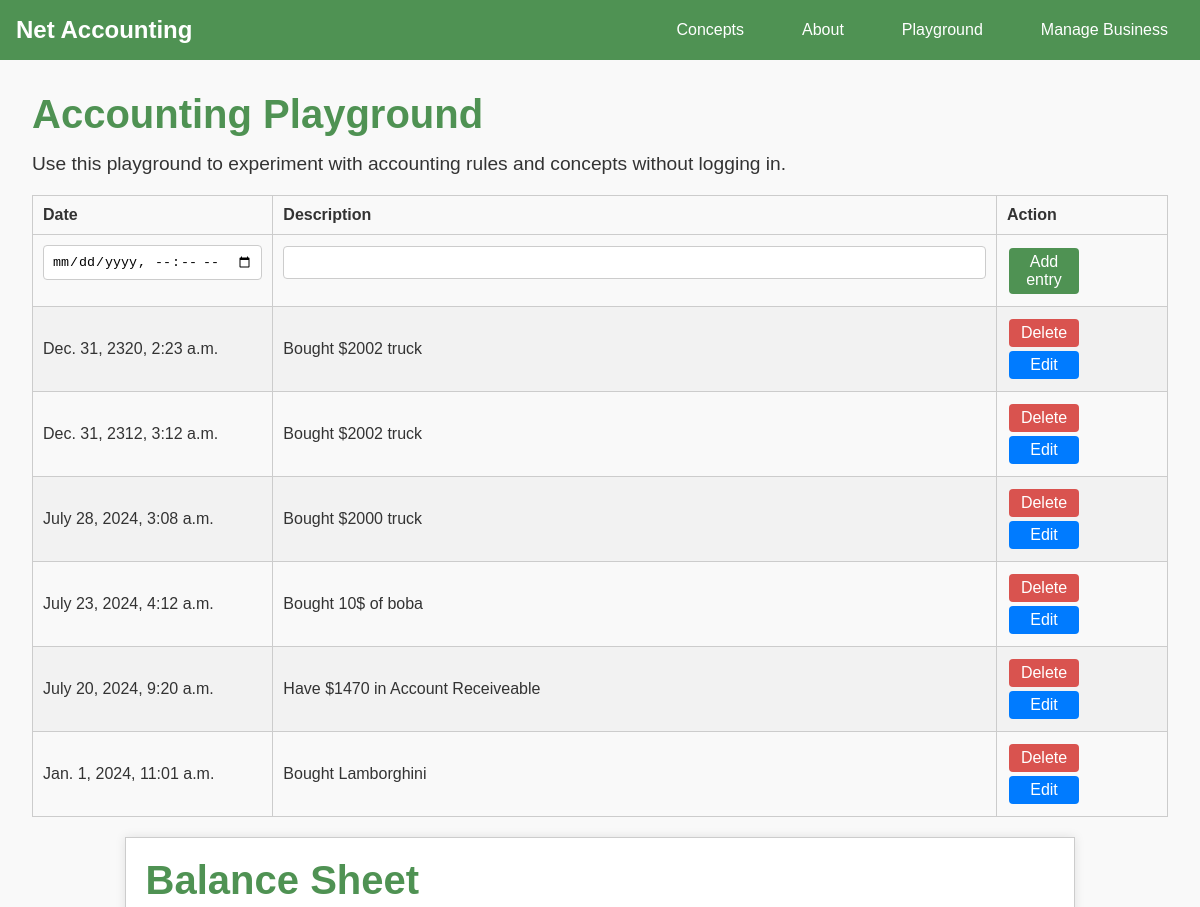
The app's page /accounting/playground/ (upper part), older data.
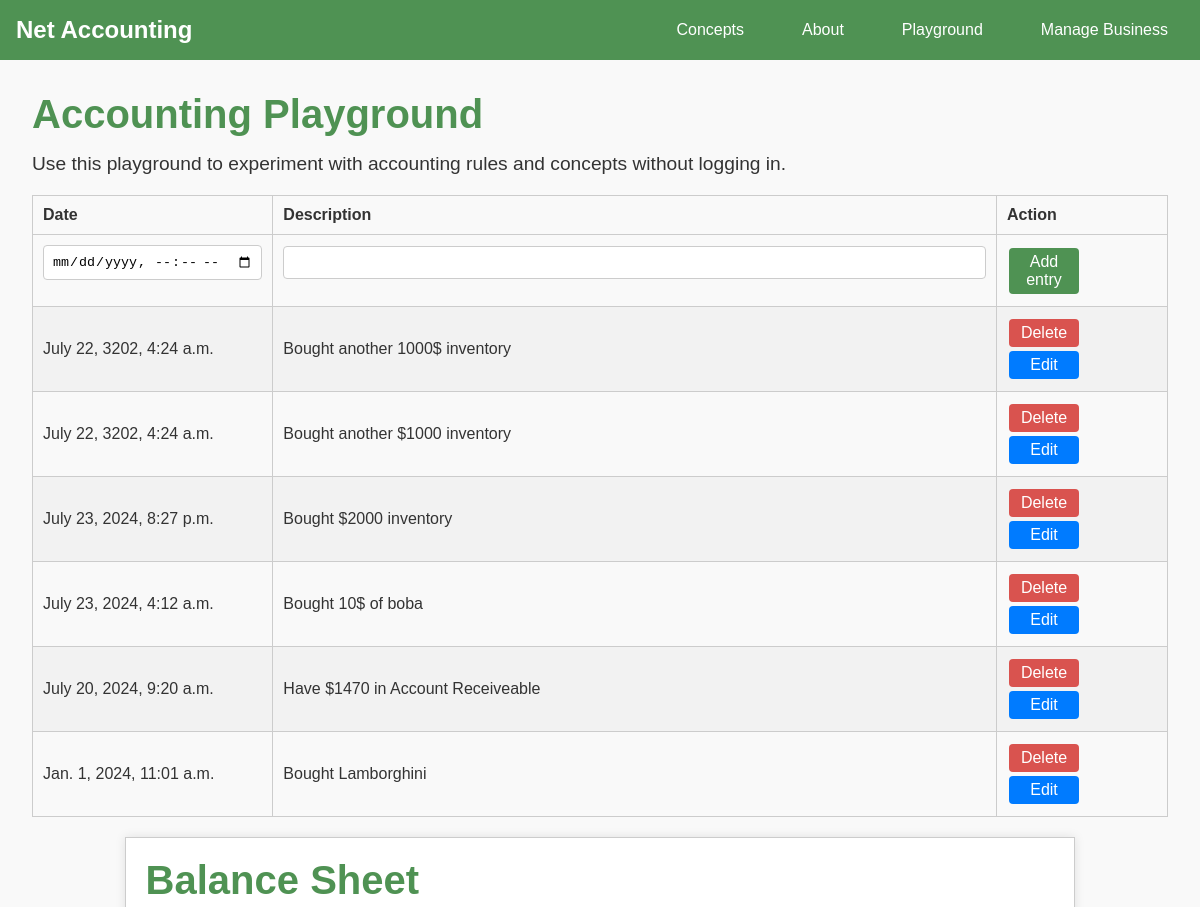
The same page, newer data.
### accounting/models.py (models this page shows, shortened)
class JournalEntry(models.Model):
    user = models.ForeignKey(User, on_delete=models.CASCADE, null=True)
    entry_date = models.DateTimeField()
    description = models.CharField(max_length=250)
    create_at = models.DateTimeField(auto_now_add=True)

### accounting/views.py (the view, shortened to what this page needs)
# urls.py: path('playground/', views.show_playground_page, name='playground'),
def show_playground_page(request):
    playground_id = 2
    curr_user = get_object_or_404(User, id=playground_id)
    form = JournalEntryForm()
    entries = None
    try:
        entries = get_data_utils.get_entries(playground_id)
    except JournalEntry.DoesNotExist:
        raise Http404("No entries")
    balance_sheet = get_and_analyze_balance_sheet(business_id=playground_id)
    context = {
        "form": form,
        "entries": entries,
        "user": curr_user,
        "balance_sheet": balance_sheet
    }
    return render(request, "accounting/playground.html", context)

### accounting/forms.py
class JournalEntryForm(forms.ModelForm):
    entry_date = forms.DateTimeField(widget=forms.DateTimeInput(attrs={'type': 'datetime-local'}))
    class Meta:
        model = JournalEntry
        fields = ["entry_date", "description"]

### accounting/rules/balance_sheet.py (called while the page is built)
    def generate(self):
        print("getting")
        sub_entries = SubEntry.objects.filter(user_id=self.business_id)
        print(sub_entries)
        assert sub_entries is not None, "Is empty"
        for subentry in sub_entries:
            print(subentry)

### accounting/utils/get_data_utils.py (called while the page is built)
def get_entries(business_id: int):
    entries = JournalEntry.objects.filter(user_id=business_id).order_by("-entry_date")
    return entries

### accounting/views.py (called while the page is built)
def get_and_analyze_balance_sheet(business_id) -> BalanceSheet:
    balance_sheet = BalanceSheet(business_id=business_id, date="07-30-2024")
    balance_sheet.generate()
    return balance_sheet

### accounting/templates/accounting/playground.html (shortened to what this page needs)
{% extends 'accounting/index.html' %}
{% block content %}
<div class="content">
    <h1>Accounting Playground</h1>
    <p>Use this playground to experiment with accounting rules and concepts without logging in.</p>
    <div class="playground-entries">
        {% if entries %}
        <table class="entries-table">
            <thead>
                <tr>
                    <th>Date</th>
                    <th>Description</th>
                    <th>Action</th>
                </tr>
            </thead>
            <tbody>
                {% if not form.instance.id %}
                <tr>
                    <form method="post" action="{% url 'playground' %}">
                        {% for field in form %}
                        <td>{{ field }}</td>
                        {% endfor %}
                        <td>
                            <button class="add-entry-button" type="submit" name="add">Add entry</button>
                        </td>
                    </form>
                </tr>
                {% endif %}
                {% for entry in entries %}
                <tr>
                    {% if form.instance.id == entry.id %}
                    <form method="post" action="{% url 'playground' %}">
                        {% csrf_token %}
                        <input type="hidden" name="entry_id" value="{{ entry.id }}">
                            {% for field in form %}
                        <td>
                            {{ field }}
                        </td>
                            {% endfor %}
                        <td>
                            <button class="save-entry-button" type="submit" name="save">Save</button>
                        </td>
                    </form>
                    {% else %}
                    <td>{{ entry.entry_date }}</td>
                    <td>{{ entry.description }}</td>
                    <td>
                        <form method="post" action="{% url 'playground' %}" style="display:inline;">
                            <button class="delete-button" type="submit" name="delete">Delete</button>
                        </form>
                        <form method="post" action="{% url 'playground' %}" style="display:inline;">
                            <button class="edit-button" type="submit" name="edit">Edit</button>
                        </form>
                    </td>
                    {% endif %}
                </tr>
                {% endfor %}
            </tbody>
        </table>
        {% endif %}
    </div>
    <div class="playground-financial-statement">
		{%include 'accounting/financial_statement.html'%}
    </div>
</div>
{% endblock content %}

### accounting/templates/accounting/index.html (shortened to what this page needs)
{%load static%}
<!DOCTYPE html>
<html lang="en">
	<head>
		<link rel="stylesheet" href="{% static "accounting/styles.css" %}">
	</head>
	<body>
		{% include 'accounting/navbar.html' %}
		{%block content%}
		{%endblock%}
	</body>
</html>

### accounting/templates/accounting/navbar.html
<nav class="navbar">
    <div class="navbar-brand">Net Accounting</div>
    <ul class="navbar-menu">
        <li><a href="{% url 'concepts' %}">Concepts</a></li>
        <li><a href="{% url 'about' %}">About</a></li>
        <li><a href="{% url 'playground' %}">Playground</a></li>
        <li><a href="login.html">Manage Business</a></li>
    </ul>
</nav>

### accounting/templates/accounting/financial_statement.html (shortened to what this page needs)
{%load static%}
<!DOCTYPE html>
<html lang="en">
	<head>
		<link rel="stylesheet" href="{% static "accounting/financial_statement.css"%}">
	</head>
	<body>
		<div class="financial-statement">
			<h1>Balance Sheet</h1>
		</div>
	</body>
</html>

### accounting/static/accounting/styles.css (style rules this page uses)
body, h1, p, ul, li, a, button, input, label, form { margin: 0; padding: 0; box-sizing: border-box; }
body { font-family: 'Arial', sans-serif; background-color: #f9f9f9; color: #333; }
.navbar { background-color: #4f9253; color: #fff; padding: 1rem; display: flex; justify-content: space-between; align-items: center; }
.navbar-brand { font-size: 1.5rem; font-weight: bold; }
.navbar-menu { list-style: none; display: flex; gap: 1rem; }
.navbar-menu li { display: inline; }
.navbar-menu a { color: #fff; text-decoration: none; padding: 0.5rem 1rem; transition: background-color 0.3s ease; }
.content { padding: 2rem; text-align: center; }
.content h1 { font-size: 2.5rem; color: #4f9253; margin-bottom: 1rem; }
.content p { font-size: 1.2rem; margin-bottom: 1rem; }
form { display: inline-block; text-align: left; margin-top: 1rem; }
input { width: 100%; padding: 0.5rem; margin-bottom: 1rem; border: 1px solid #ccc; border-radius: 4px; }
button { background-color: #4f9253; color: #fff; padding: 0.5rem 1rem; border: none; border-radius: 4px; font-size: 1rem; cursor: pointer; }
.playground-entries { margin-top: 20px; }
.entries-table { width: 100%; border-collapse: collapse; margin-bottom: 20px; }
.entries-table th, .entries-table td { padding: 10px; border: 1px solid #ccc; text-align: left; }
.entries-table th { background-color: #f9f9f9; }
.entries-table tr:nth-child(even) { background-color: #f2f2f2; }
.entries-table th:first-child, .entries-table td:first-child { width: 150px; }
.entries-table th:nth-child(2), .entries-table td:nth-child(2) { width: auto; }
.entries-table th:last-child, .entries-table td:last-child { width: 150px; }
.entries-table .add-entry-button, .entries-table .edit-button, .entries-table .delete-button { margin: 2px; padding: 5px 10px; border: none; border-radius: 4px; cursor: pointer; width: 70px; }
.entries-table .add-entry-button { background-color: #4f9253; color: white; }
.entries-table .edit-button { background-color: #007bff; color: white; }
.entries-table .delete-button { background-color: #d9534f; color: white; }

### accounting/static/accounting/financial_statement.css (style rules this page uses)
body { font-family: Arial, sans-serif; margin: 0; padding: 0; background-color: #f9f9f9; }
.financial-statement { width: 80%; margin: 0 auto; padding: 20px; background-color: #fff; border: 1px solid #ccc; box-shadow: 0 0 10px rgba(0, 0, 0, 0.1); }
h1, h2, h3, h4, p { text-align: left; }
ul { list-style-type: none; padding: 0; }
ul li { padding: 5px 0; text-align: left; }
ul li::before { content: ""; padding-right: 10px; }

Row changes from the older to the newer data that the page shows:
removed JournalEntry: entry_date "Dec. 31, 2320, 2:23 a.m.", description "Bought $2002 truck"
removed JournalEntry: entry_date "Dec. 31, 2312, 3:12 a.m.", description "Bought $2002 truck"
removed JournalEntry: entry_date "July 28, 2024, 3:08 a.m.", description "Bought $2000 truck"
added JournalEntry: entry_date "July 22, 3202, 4:24 a.m.", description "Bought another 1000$ inventory"
added JournalEntry: entry_date "July 22, 3202, 4:24 a.m.", description "Bought another $1000 inventory"
added JournalEntry: entry_date "July 23, 2024, 8:27 p.m.", description "Bought $2000 inventory"
